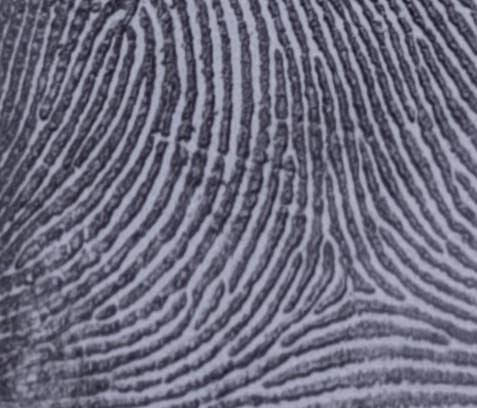
#> input picture finger/IMG-20250319-WA0135.jpg, 477 x 408 px
$ python -i streamlit_app.py   (imports and definitions only)   (older library calls are emulated)
#> lines starting #> are read from the running program, lines starting #| are printed output that depends on the picture; after the words box and inside, x2 and y2 are one past the last pixel; in counts of white or black regions, pixels touching at a corner belong together
#> further down, picture is the input picture: shape (408, 477, 3); mean B, G, R 126.8, 108, 109.4
import streamlit as st
import cv2
import numpy as np
from PIL import Image
import io
import logging
import traceback

# تكوين التسجيل
# [1 line not run here, left out]
logger = logging.getLogger(__name__)

# تكوين الصفحة
# [11 lines not run here, left out]

def process_image(image):
    try:
        # تحويل الصورة إلى Grayscale إذا لم تكن كذلك
        if len(image.shape) == 3:
            image = cv2.cvtColor(image, cv2.COLOR_BGR2GRAY)

        # توحيد حجم الصورة
        image = cv2.resize(image, (500, 500))
#> image: shape (500, 500)

        # تحسين التباين
        clahe = cv2.createCLAHE(clipLimit=2.0, tileGridSize=(8,8))
        image = clahe.apply(image)

        # تطبيق فلتر Gabor
        ksize = 31
        sigma = 4.0
        theta = 0
        lambda_ = 10.0
        gamma = 0.5
        psi = 0

        kernel = cv2.getGaborKernel((ksize, ksize), sigma, theta, lambda_, gamma, psi, ktype=cv2.CV_32F)
        ridges = cv2.filter2D(image, cv2.CV_8UC3, kernel)

        # تطبيق فلتر Sobel للحصول على خريطة الاتجاه
        sobelx = cv2.Sobel(image, cv2.CV_64F, 1, 0, ksize=3)
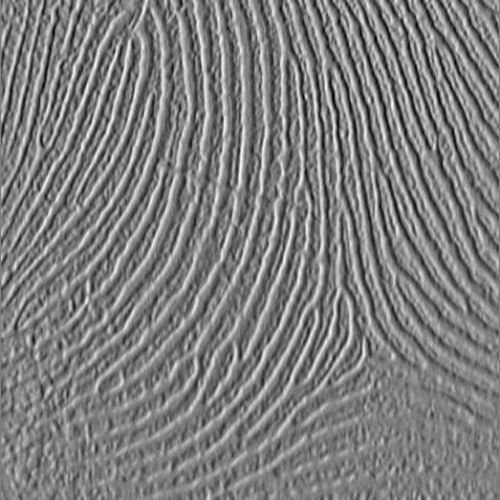
#> sobelx: shape (500, 500) float64; min -607, max 616, mean 0.8; drawn with min black and max white
        sobely = cv2.Sobel(image, cv2.CV_64F, 0, 1, ksize=3)
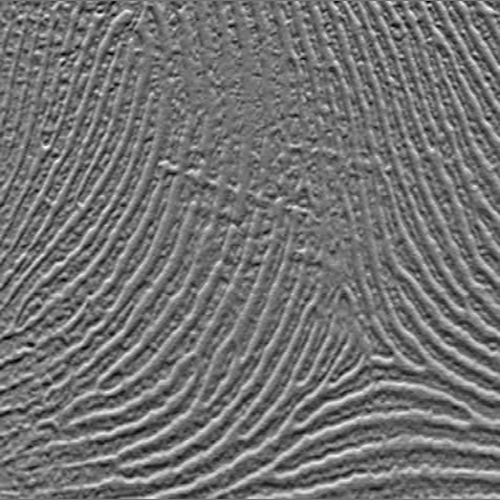
#> sobely: shape (500, 500) float64; min -395, max 480, mean 0.1; drawn with min black and max white

        # تجنب القسمة على صفر
        orientation_map = np.zeros_like(sobelx)
        mask = (sobelx != 0) | (sobely != 0)
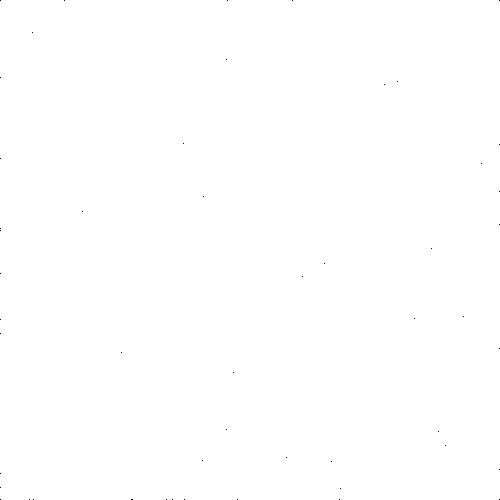
#> mask: shape (500, 500) bool; 100% white; black in thin lines or dots
        orientation_map[mask] = np.arctan2(sobely[mask], sobelx[mask])
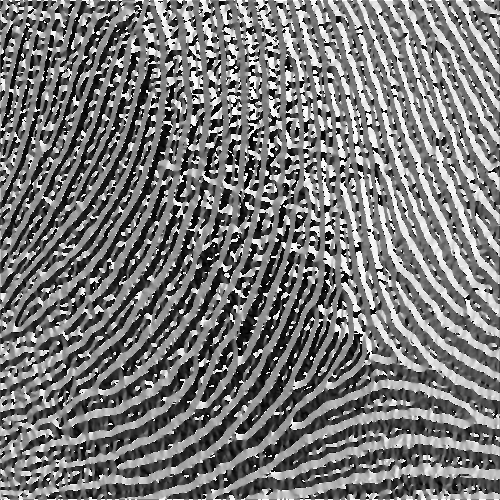
#> orientation_map: shape (500, 500) float64; min -3.14, max 3.14, mean -0.178; drawn with min black and max white

        # تحويل الصورة إلى ثنائية
        _, binary = cv2.threshold(image, 0, 255, cv2.THRESH_BINARY + cv2.THRESH_OTSU)
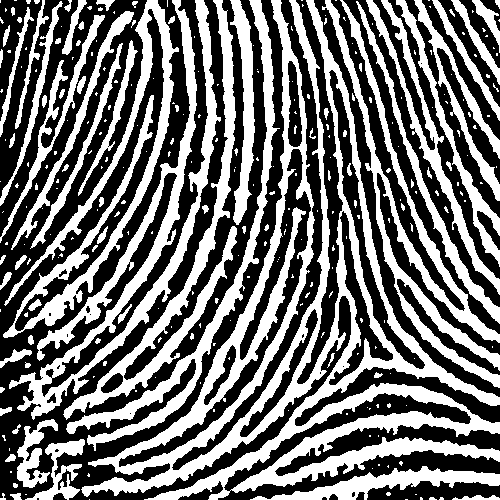
#> binary: shape (500, 500); 44.5% white; 292 white regions (213 under 20 px), largest, box (x1, y1, x2, y2) and area: (81, 0, 500, 500) 36491, (9, 0, 221, 420) 11554, (322, 0, 500, 388) 8476

        # تطبيق عملية الهيكلة
        kernel = np.ones((3,3), np.uint8)
        skeleton = cv2.ximgproc.thinning(binary)
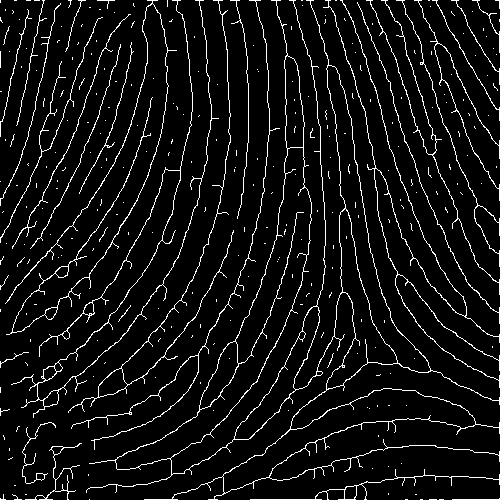
#> skeleton: shape (500, 500); 6.6% white in thin lines or dots

        # استخراج النقاط الدقيقة
        minutiae = []
        for y in range(1, skeleton.shape[0]-1):
            for x in range(1, skeleton.shape[1]-1):
                if skeleton[y, x] == 255:
                    # حساب عدد الجيران
                    neighbors = np.sum(skeleton[y-1:y+2, x-1:x+2]) - 255

                    # تحديد نوع النقطة
                    if neighbors == 1:  # نقطة نهاية
                        angle = calculate_angle(skeleton, x, y)
                        minutiae.append({
                            'x': x,
                            'y': y,
                            'type': 'endpoint',
                            'angle': angle,
                            'magnitude': 1.0
                        })
                    elif neighbors == 3:  # نقطة تفرع
                        angle = calculate_angle(skeleton, x, y)
                        minutiae.append({
                            'x': x,
                            'y': y,
                            'type': 'bifurcation',
                            'angle': angle,
                            'magnitude': 1.0
                        })
#> after the loop, minutiae = []

        # إنشاء صورة التصور
        vis_img = cv2.cvtColor(image, cv2.COLOR_GRAY2BGR)
        vis_img = cv2.addWeighted(vis_img, 0.7, cv2.cvtColor(ridges, cv2.COLOR_GRAY2BGR), 0.3, 0)
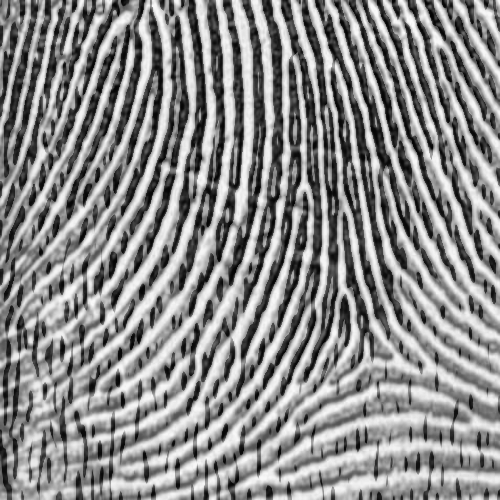
#> vis_img: shape (500, 500, 3); min 2, max 251, mean 140.7

        # رسم النقاط الدقيقة
        for point in minutiae:
            x, y = point['x'], point['y']
            color = (0, 255, 0) if point['type'] == 'endpoint' else (0, 0, 255)

            # رسم النقطة
            cv2.circle(vis_img, (x, y), 3, color, -1)

            # رسم اتجاه النقطة
            angle = point['angle']
            length = 10
            end_x = int(x + length * np.cos(np.radians(angle)))
            end_y = int(y + length * np.sin(np.radians(angle)))
            cv2.line(vis_img, (x, y), (end_x, end_y), color, 1)
#> this loop made 0 passes

        return vis_img, minutiae
    except Exception as e:
        logger.error(f"Error processing image: {str(e)}")
        logger.error(traceback.format_exc())
        return None, None

# [73 lines left out: functions calculate_angle, match_fingerprints, not called in this run]

# إنشاء أعمدة للصور
# [1 line that did not run here, left out]

# البصمة الأصلية
# [140 lines not run here, left out]

>>> import cv2
>>> picture = cv2.imread('finger/IMG-20250319-WA0135.jpg')
>>> result = process_image(picture)

$ run again, on finger/IMG-20250319-WA0136.jpg
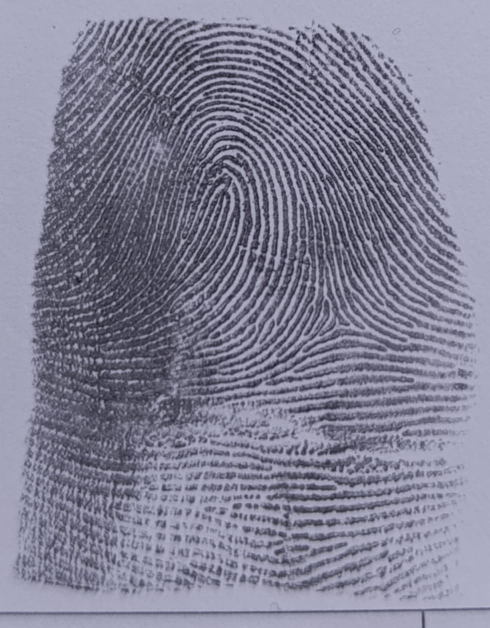
#> input picture finger/IMG-20250319-WA0136.jpg, 979 x 1256 px (shown at 1/2 size)
#> picture is the input picture: shape (1256, 979, 3); mean B, G, R 148.5, 128.7, 129.6
#> in process_image, `mask = (sobelx != 0) | (sobely != 0)`:
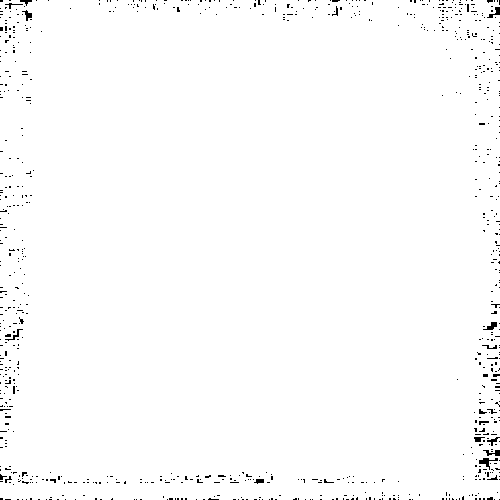
#> mask: shape (500, 500) bool; 98.8% white; black in thin lines or dots
#> binary: shape (500, 500); 59.3% white; 471 black regions (274 under 20 px), largest, box (x1, y1, x2, y2) and area: (28, 14, 483, 472) 66951, (223, 93, 323, 295) 2083, (302, 24, 458, 173) 1815
#> skeleton: shape (500, 500); 13.6% white in thin lines or dots
#> after the loop in process_image, `for y in range(1, skeleton.shape[0]-1):`: minutiae = []
#> in process_image, `vis_img = cv2.addWeighted(vis_img, 0.7, cv2.cvtColor(ridges, cv2.COLOR..`:
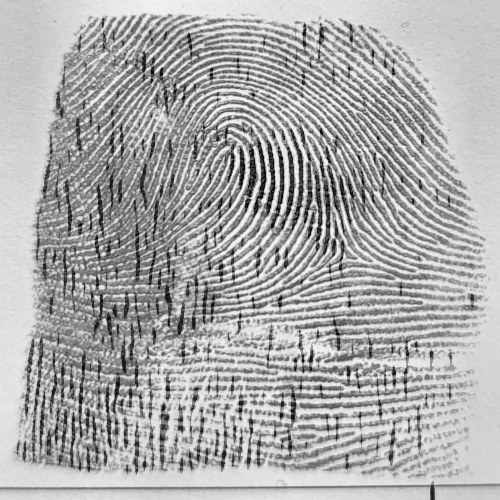
#> vis_img: shape (500, 500, 3); min 4, max 248, mean 171.3
